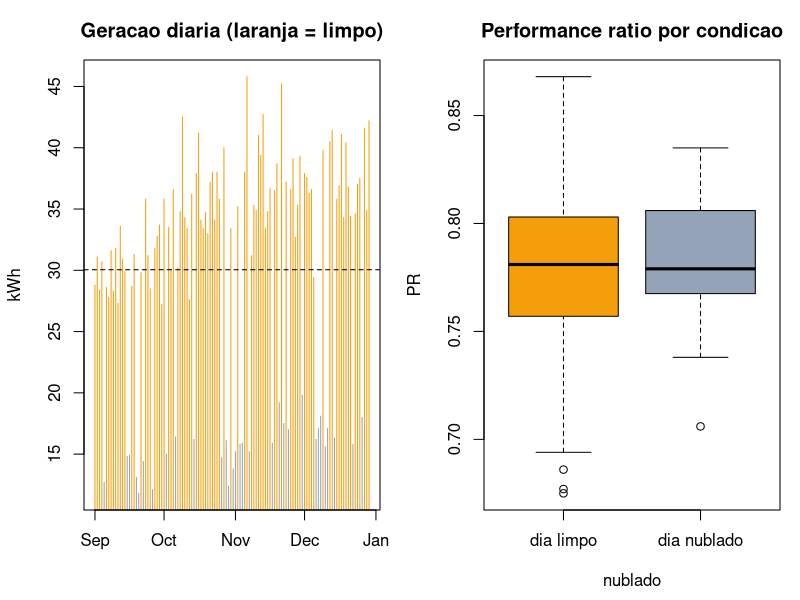

This chart was generated by the following R code:
# Geracao solar fotovoltaica: performance ratio e impacto de nuvens

dir.create("outputs", showWarnings = FALSE)
set.seed(630)

CAPACIDADE_KWP <- 8.5
TARIFA_KWH <- 0.85

gerar_dias <- function(dias = 120) {
  datas <- seq(as.Date("2024-09-01"), by = "day", length.out = dias)

  # verao (dez-fev) tem mais irradiacao no hemisferio sul
  irradiacao_base <- 4.6 + 1.1 * cos(2 * pi * (as.integer(format(datas, "%m")) - 12) / 12)
  nublado <- runif(dias) < 0.28

  data.frame(
    data = datas,
    irradiacao_h = round(pmax(0.4, irradiacao_base * ifelse(nublado, 0.45, 1) *
                                rnorm(dias, 1, 0.08)), 2),
    nublado = nublado
  )
}

dias_solares <- gerar_dias()

# geracao esperada = irradiacao x capacidade x eficiencia do sistema (~0.78)
dias_solares$geracao_kwh <- round(
  dias_solares$irradiacao_h * CAPACIDADE_KWP * 0.78 * rnorm(nrow(dias_solares), 1, 0.05),
  1
)
dias_solares$performance_ratio <- round(
  dias_solares$geracao_kwh / (dias_solares$irradiacao_h * CAPACIDADE_KWP), 3
)
dias_solares$economia_rs <- round(dias_solares$geracao_kwh * TARIFA_KWH, 2)

# --- resumo ------------------------------------------------------------------
cat("=== RESUMO DO PERIODO ===\n")
cat(sprintf("- geracao total      : %.0f kWh\n", sum(dias_solares$geracao_kwh)))
cat(sprintf("- economia acumulada : R$ %s\n",
            format(round(sum(dias_solares$economia_rs)), big.mark = ".")))

pr_medio <- mean(dias_solares$performance_ratio)
cat(sprintf("- performance ratio medio: %.1f%% (referencia saudavel: >75%%)\n",
            pr_medio * 100))

if (pr_medio < 0.75) {
  cat("ATENCAO: PR abaixo da referencia — vale inspecionar sujeira nos paineis ou sombreamento.\n")
}

cat("\n=== DIAS NUBLADOS X LIMPOS ===\n")
pr_por_condicao <- tapply(dias_solares$performance_ratio,
                          dias_solares$nublado, mean)
names(pr_por_condicao) <- c("limpo", "nublado")
print(round(pr_por_condicao, 3))
queda_nublado <- 1 - pr_por_condicao["nublado"] / pr_por_condicao["limpo"]
cat(sprintf("Queda de performance em dia nublado: %.0f%%\n", queda_nublado * 100))

pior_dia <- dias_solares[which.min(dias_solares$performance_ratio), ]
cat(sprintf("\nPior dia: %s (PR %.0f%%, irradiacao de apenas %.1f h)\n",
            pior_dia$data, pior_dia$performance_ratio * 100,
            pior_dia$irradiacao_h))

# --- grafico -----------------------------------------------------------------
png("outputs/solar_geracao.png", width = 1100, height = 450, res = 110)
par(mfrow = c(1, 2), mar = c(4.5, 4.2, 3, 1))

plot(dias_solares$data, dias_solares$geracao_kwh,
     type = "h", col = ifelse(dias_solares$nublado, "#94a3b8", "#f59e0b"),
     xlab = "", ylab = "kWh", main = "Geracao diaria (laranja = limpo)")
abline(h = mean(dias_solares$geracao_kwh), lty = 2)

boxplot(performance_ratio ~ nublado, data = dias_solares,
        names = c("dia limpo", "dia nublado"), col = c("#f59e0b", "#94a3b8"),
        main = "Performance ratio por condicao", ylab = "PR")

dev.off()
cat("Painel salvo em outputs/solar_geracao.png\n")
